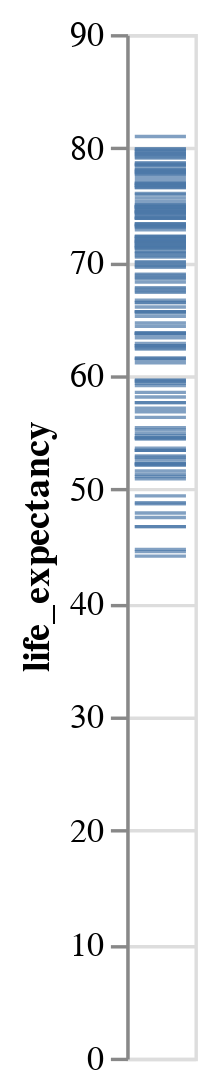

Source (notebook cell):
### Markdown cell above
Exercise 1: Single Channel Encoding Create a chart showing the distribution of life expectancy using only tick marks along the y-axis.

### Code cell
#1
alt.Chart(data2000).mark_tick().encode(
    y = "life_expectancy"
)

### Figure 1 — Vega-Lite specification as saved in the notebook (floating-point values rounded to 4 significant figures; data arrays with more than 128 entries replaced by an {"elided": "..."} marker saying what was removed)
{"config": {"view": {"continuousWidth": 300, "continuousHeight": 300}}, "data": {"name": "data-4df4e1ffbcd2b5b282b2ea5618688686"}, "mark": {"type": "tick"}, "encoding": {"y": {"field": "life_expectancy", "type": "quantitative"}}, "$schema": "https://vega.github.io/schema/vega-lite/v5.20.1.json", "datasets": {"data-4df4e1ffbcd2b5b282b2ea5618688686": {"elided": "178 records"}}}
